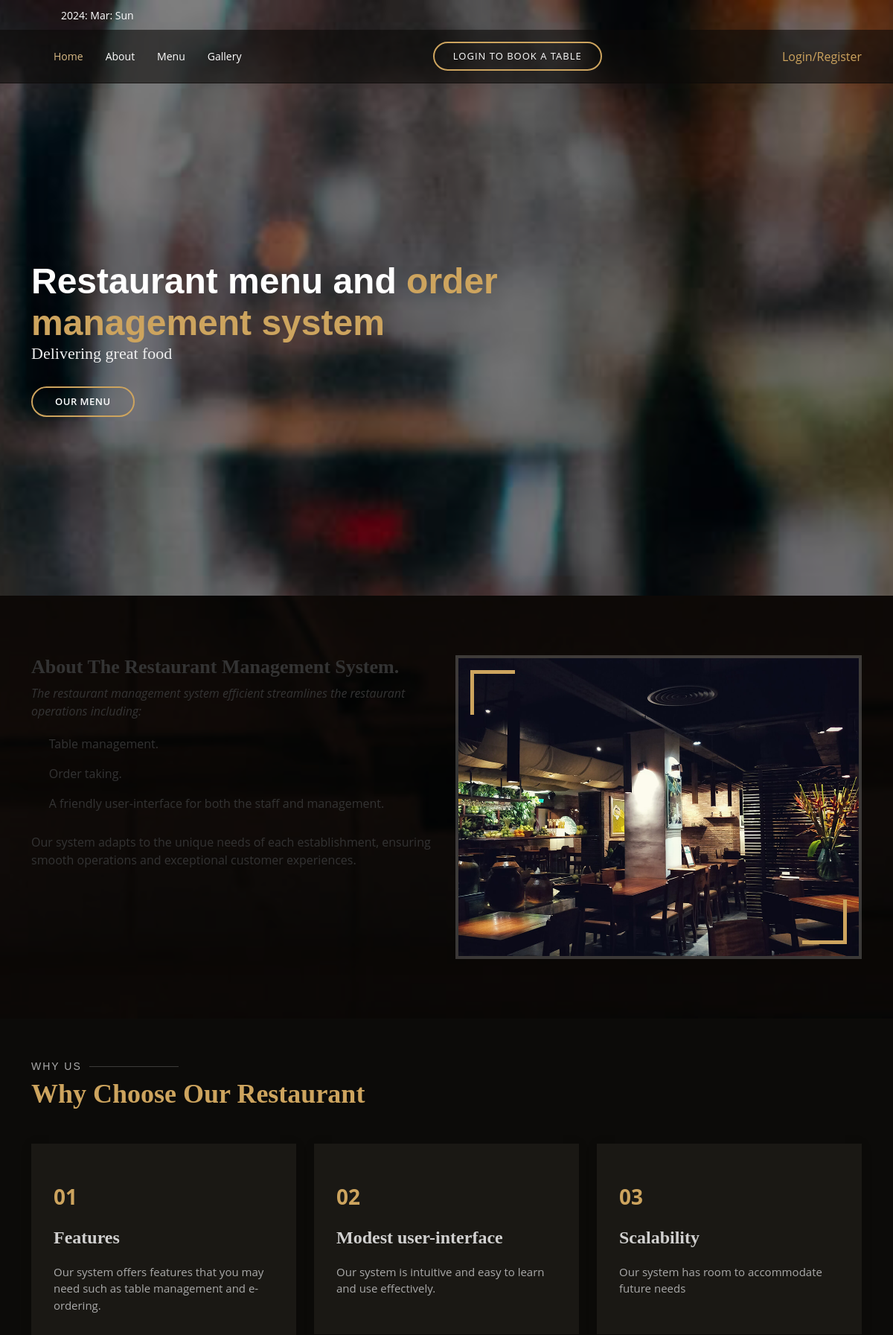
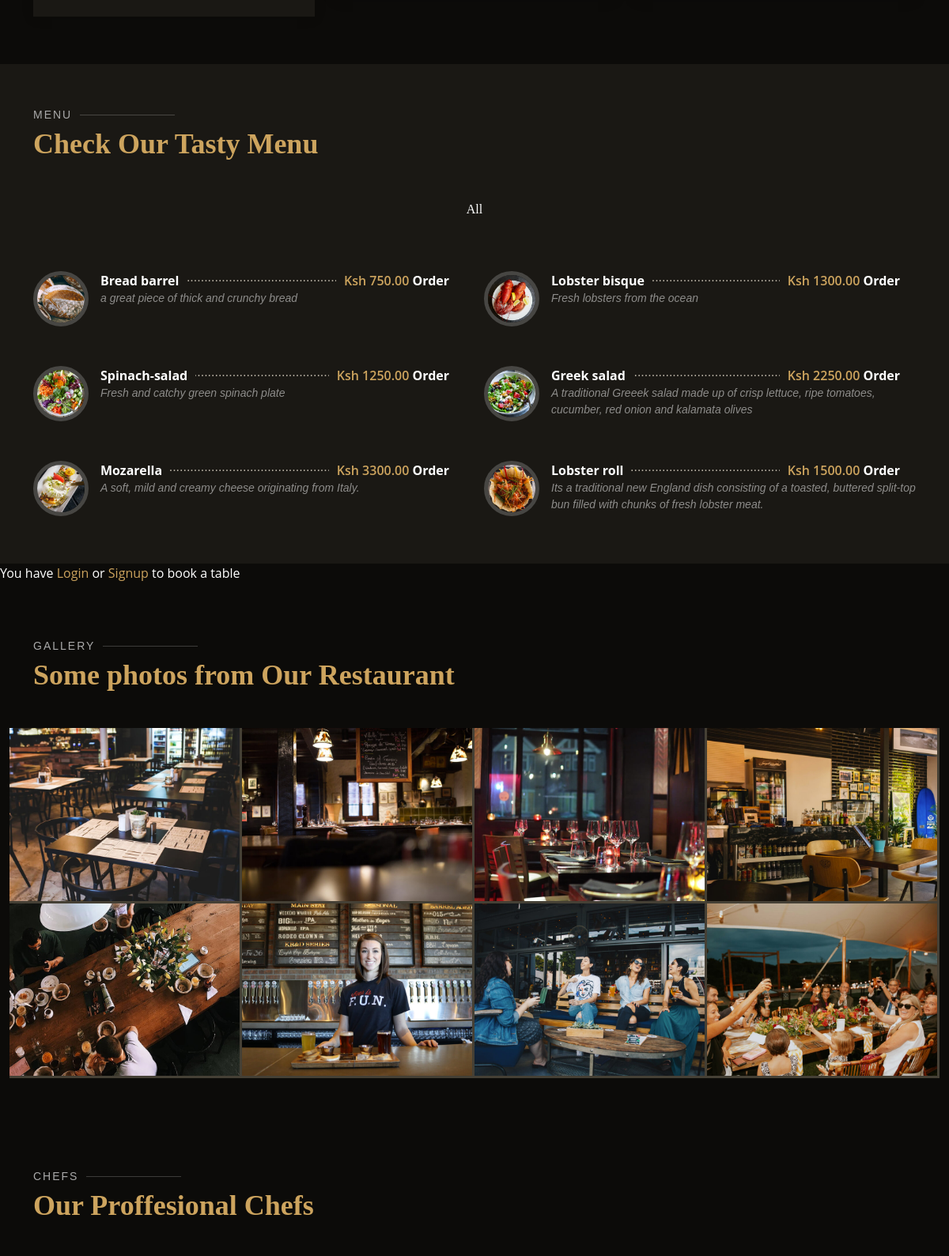
The page / (upper part) on the database its author committed (2 pictures, top to bottom).
### restaurant_app/models.py (models this page shows, shortened)
class Food(models.Model):
    name = models.CharField(max_length=80)
    description = models.CharField(max_length=255)
    price = models.DecimalField(max_digits=7, decimal_places=2)
    image = models.ImageField(null=True, blank=True)
    food_manager = FoodManager() #the object manager for this class

### restaurant_app/views.py (the view, shortened to what this page needs)
# urls.py: path('', HomeView.as_view(), name='home'),
class HomeView(View):
    def get(self, request):
        form = TableForm(request.GET)
        food_list = Food.food_manager.all()
        context = {
            'form': form,
            'food_list': food_list
        }
        return render(request, 'home.html', context)

### templates/home.html (shortened to what this page needs)
{% load static %}
<!DOCTYPE html>
<html lang="en">
<head>
  <link href="{% static 'assets/vendor/animate.css/animate.min.css' %}" rel="stylesheet">
  <link href="{% static 'assets/vendor/aos/aos.css' %}" rel="stylesheet">
  <link href="{% static 'assets/vendor/bootstrap/css/bootstrap.min.css' %}" rel="stylesheet">
  <link href="{% static 'assets/vendor/bootstrap-icons/bootstrap-icons.css' %}" rel="stylesheet">
  <link href="{% static 'assets/vendor/boxicons/css/boxicons.min.css' %}" rel="stylesheet">
  <link href="{% static 'assets/vendor/glightbox/css/glightbox.min.css' %}" rel="stylesheet">
  <link href="{% static 'assets/vendor/swiper/swiper-bundle.min.css' %}" rel="stylesheet">
  <link href="{% static 'assets/css/style.css' %}" rel="stylesheet">
</head>
<body>
  <div id="topbar" class="d-flex align-items-center fixed-top">
    <div class="container d-flex justify-content-center justify-content-md-between">
      <div class="contact-info d-flex align-items-center">
        <i class="bi bi-clock d-flex align-items-center ms-4"><span> {% now 'Y: M: D' %}</span></i>
      </div>
    </div>
  </div>
  <header id="header" class="fixed-top d-flex align-items-cente">
    <div class="container-fluid container-xl d-flex align-items-center justify-content-lg-between">
      <nav id="navbar" class="navbar order-last order-lg-0">
        <ul>
          <li><a class="nav-link scrollto active" href="#hero">Home</a></li>
          <li><a class="nav-link scrollto" href="#about">About</a></li>
          <li><a class="nav-link scrollto" href="#menu">Menu</a></li>
          <li><a class="nav-link scrollto" href="#gallery">Gallery</a></li>
        </ul>
      </nav>
      {% if not request.user.is_authenticated %}<a href="#book-a-table" class="book-a-table-btn scrollto d-none d-lg-flex">Login to book a table</a>
     {% else %} <a href="#book-a-table" class="book-a-table-btn scrollto d-none d-lg-flex">book a table</a>{% endif %}
      <a href="{% url 'login' %}">Login/Register</a>
    </div>
  </header>
  <section id="hero" class="d-flex align-items-center">
    <div class="container position-relative text-center text-lg-start" data-aos="zoom-in" data-aos-delay="100">
      <div class="row">
        <div class="col-lg-8">
          <h1>Restaurant menu and <span>order management system</span></h1>
          <h2>Delivering great food</h2>
          <div class="btns">
            <a href="#menu" class="btn-menu animated fadeInUp scrollto">Our Menu</a>
          </div>
        </div>
        <div class="col-lg-4 d-flex align-items-center justify-content-center position-relative" data-aos="zoom-in" data-aos-delay="200">
        </div>
      </div>
    </div>
  </section>
  <main id="main">
    <section id="about" class="about">
      <div class="container" data-aos="fade-up">
        <div class="row">
          <div class="col-lg-6 order-1 order-lg-2" data-aos="zoom-in" data-aos-delay="100">
            <div class="about-img">
              <img src="{% static 'assets/img/about.jpg' %}" alt="">
            </div>
          </div>
          <div class="col-lg-6 pt-4 pt-lg-0 order-2 order-lg-1 content">
            <h3>About The Restaurant Management System.</h3>
            <p class="fst-italic">
              The restaurant management system efficient streamlines the restaurant operations including:
            </p>
            <ul>
              <li><i class="bi bi-check-circle"></i> Table management.</li>
              <li><i class="bi bi-check-circle"></i> Order taking.</li>
              <li><i class="bi bi-check-circle"></i> A friendly user-interface for both the staff and management.</li>
            </ul>
            <p>
              Our system adapts to the unique needs of each establishment, ensuring smooth operations and exceptional
              customer experiences.
            </p>
          </div>
        </div>
      </div>
    </section>
    <section id="why-us" class="why-us">
      <div class="container" data-aos="fade-up">
        <div class="section-title">
          <h2>Why Us</h2>
          <p>Why Choose Our Restaurant</p>
        </div>
        <div class="row">
          <div class="col-lg-4">
            <div class="box" data-aos="zoom-in" data-aos-delay="100">
              <span>01</span>
              <h4>Features</h4>
              <p>Our system offers features that you may need such as table management and e-ordering.</p>
            </div>
          </div>
          <div class="col-lg-4 mt-4 mt-lg-0">
            <div class="box" data-aos="zoom-in" data-aos-delay="200">
              <span>02</span>
              <h4>Modest user-interface</h4>
              <p>Our system is intuitive and easy to learn and use effectively.</p>
            </div>
          </div>
          <div class="col-lg-4 mt-4 mt-lg-0">
            <div class="box" data-aos="zoom-in" data-aos-delay="300">
              <span>03</span>
              <h4> Scalability</h4>
              <p>Our system has room to accommodate future needs</p>
            </div>
          </div>
        </div>
      </div>
    </section>
    <section id="menu" class="menu section-bg">
      <div class="container" data-aos="fade-up">
        <div class="section-title">
          <h2>Menu</h2>
          <p>Check Our Tasty Menu</p>
        </div>
        <div class="row" data-aos="fade-up" data-aos-delay="100">
          <div class="col-lg-12 d-flex justify-content-center">
            <ul id="menu-flters">
              <li data-filter=".filter-starters">All</li>
          </div>
        </div>
        <div class="row menu-container" data-aos="fade-up" data-aos-delay="200">
          {% for food in food_list %}
          <div class="col-lg-6 menu-item filter-starters">
            <img src="{{food.image.url}}" class="menu-img" alt="{{food.name}}">
            <div class="menu-content">
              <a href="#">{{food.name}}</a><span>Ksh {{food.price}} <a href="{% url 'order' food.id%}">Order</a></span>
            </div>
            <div class="menu-ingredients">
              {{food.description}}
            </div>
          </div>
          {% endfor %}
        </div>
      </div>
    </section>
    {% if request.user.is_authenticated %}
    <section id="book-a-table" class="book-a-table">
      <div class="container" data-aos="fade-up">
        <div class="section-title">
          <h2>Reservation</h2>
          <p>Book a Table</p>
        </div>
        <div class="table-form" style="width: 800px;background-color: #0c0b09;">
          <form method="POST" action="{% url 'home' %}" role="form">
            {% csrf_token %}
            <div style="margin-top: 20px;">
              <label>Your name:</label>
              <span style="margin-left: 55px;">{{form.person_name}}</span>
            </div>
            <div style="margin-top: 20px;">
              <label>Email:</label>
              <span style="margin-left: 90px;">{{form.email}}</span>
            </div>
            <div style="margin-top: 20px;">
              <label>Phone number:</label>
              <span style="margin-left: 26px;">{{form.phone_number}}</span>
            </div>
            <!-- <div style="margin-top: 20px;">
              <label>Date to dine:</label>
              <span style="margin-left: 42px;">{{form.date_to_come}}</span>
            </div> -->
            <!-- <div style="margin-top: 20px;">
              <label>Time to dine:</label>
              <span style="margin-left: 40px;">{{form.time_to_come}}</span>
            </div> -->
            <div style="margin-top: 20px;">
              <label>Number of people:</label>
              <span>{{form.number_of_people}}</span>
            </div>
            <div style="margin-top: 20px;">
              <label>Message</label>
              <span style="margin-left: 70px;">{{form.message}}</span>
            </div>
            <div style="margin-top: 30px;margin-left: 270px;">
              <button class="btn btn-success" type="submit">Book table</button>
            </div>
          </form>
          {% else %}
          <div>
            <p><span style="text-align: center;">You have <a href="{% url 'login' %}">Login</a> or <a href="{% url 'register' %}">Signup</a> to book a table</span></p>
          </div>
          {% endif %}
    <section id="gallery" class="gallery">
      <div class="container" data-aos="fade-up">
        <div class="section-title">
          <h2>Gallery</h2>
          <p>Some photos from Our Restaurant</p>
        </div>
      </div>
      <div class="container-fluid" data-aos="fade-up" data-aos-delay="100">
        <div class="row g-0">
          <div class="col-lg-3 col-md-4">
            <div class="gallery-item">
              <a href="{% static 'assets/img/gallery/gallery-1.jpg' %}" class="gallery-lightbox" data-gall="gallery-item">
                <img src="{% static 'assets/img/gallery/gallery-1.jpg' %}" alt="" class="img-fluid">
              </a>
            </div>
          </div>
          <div class="col-lg-3 col-md-4">
            <div class="gallery-item">
              <a href="{% static 'assets/img/gallery/gallery-2.jpg' %}" class="gallery-lightbox" data-gall="gallery-item">
                <img src="{% static 'assets/img/gallery/gallery-2.jpg' %}" alt="" class="img-fluid">
              </a>
            </div>
          </div>
          <div class="col-lg-3 col-md-4">
            <div class="gallery-item">
              <a href="{% static 'assets/img/gallery/gallery-3.jpg' %}" class="gallery-lightbox" data-gall="gallery-item">
                <img src="{% static 'assets/img/gallery/gallery-3.jpg' %}" alt="" class="img-fluid">
              </a>
            </div>
          </div>
          <div class="col-lg-3 col-md-4">
            <div class="gallery-item">
              <a href="{% static 'assets/img/gallery/gallery-4.jpg' %}" class="gallery-lightbox" data-gall="gallery-item">
                <img src="{% static 'assets/img/gallery/gallery-4.jpg' %}" alt="" class="img-fluid">
              </a>
            </div>
          </div>
          <div class="col-lg-3 col-md-4">
            <div class="gallery-item">
              <a href="{% static 'assets/img/gallery/gallery-5.jpg' %}" class="gallery-lightbox" data-gall="gallery-item">
                <img src="{% static 'assets/img/gallery/gallery-5.jpg' %}" alt="" class="img-fluid">
              </a>
            </div>
          </div>
          <div class="col-lg-3 col-md-4">
            <div class="gallery-item">
              <a href="{% static 'assets/img/gallery/gallery-6.jpg' %}" class="gallery-lightbox" data-gall="gallery-item">
                <img src="{% static 'assets/img/gallery/gallery-6.jpg' %}" alt="" class="img-fluid">
              </a>
            </div>
          </div>
          <div class="col-lg-3 col-md-4">
            <div class="gallery-item">
              <a href="{% static 'assets/img/gallery/gallery-7.jpg' %}" class="gallery-lightbox" data-gall="gallery-item">
                <img src="{% static 'assets/img/gallery/gallery-7.jpg' %}" alt="" class="img-fluid">
              </a>
            </div>
          </div>
          <div class="col-lg-3 col-md-4">
            <div class="gallery-item">
              <a href="{% static 'assets/img/gallery/gallery-8.jpg' %}" class="gallery-lightbox" data-gall="gallery-item">
                <img src="{% static 'assets/img/gallery/gallery-8.jpg' %}" alt="" class="img-fluid">
              </a>
            </div>
          </div>
        </div>
      </div>
    </section>
    <section id="chefs" class="chefs">
      <div class="container" data-aos="fade-up">
        <div class="section-title">
          <h2>Chefs</h2>
          <p>Our Proffesional Chefs</p>
        </div>
      </div>
    </section>
  </main>
</body>
</html>

### rows shown on the page
Food: image (picture), name "Bread barrel", price "750.00", description "a great piece of thick and crunchy bread"
Food: image (picture), name "Lobster bisque", price "1300.00", description "Fresh lobsters from the ocean"
Food: image (picture), name "Spinach-salad", price "1250.00", description "Fresh and catchy green spinach plate"
Food: image (picture), name "Greek salad", price "2250.00", description "A traditional Greeek salad made up of crisp lettuce, ripe tomatoes, cucumber, red onion and kalamata olives"
Food: image (picture), name "Mozarella", price "3300.00", description "A soft, mild and creamy cheese originating from Italy."
Food: image (picture), name "Lobster roll", price "1500.00", description "Its a traditional new England dish consisting of a toasted, buttered split-top bun filled with chunks of fresh lobster meat."
